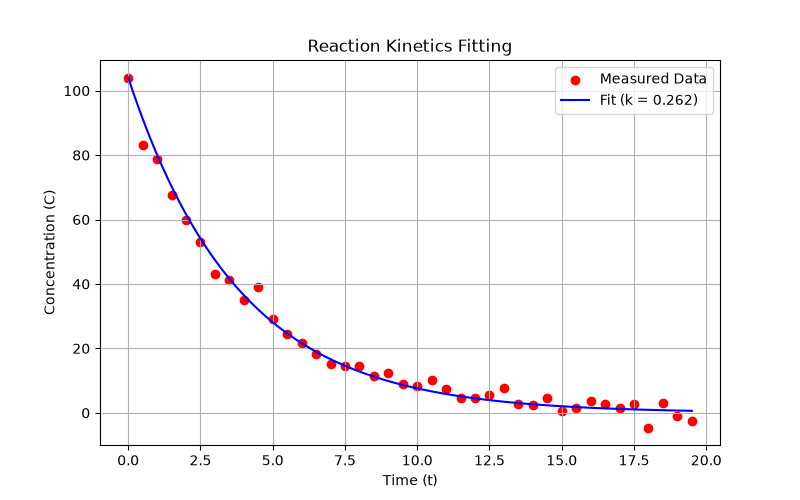

Source code (Python):
"""
PW2 Lab B Part 3 -- fit a reaction's rate constant to measured data.

A first-order reaction decays as  C(t) = C0 * exp(-k*t).  You have noisy
concentration-vs-time measurements; find the k that best matches them.
Complete the TODOs. Run:  python kinetics.py
"""
import numpy as np
import matplotlib.pyplot as plt
from scipy.optimize import minimize

data = np.loadtxt("kinetics.csv", delimiter=",", skiprows=1) 
t_data = data[:, 0]
C_data = data[:, 1]

C0 = C_data[0]

def error(k):
    C_model = C0 * np.exp(-k * t_data)
    return np.sum((C_data - C_model)**2)

res = minimize(error, x0=0.5, method="SLSQP", bounds=[(0, 5)])
k_fitted = res.x[0]

print(f"Fitted k :{k_fitted:.4f}")

plt.figure(figsize=(8, 5))
plt.scatter(t_data, C_data, color='red', label='Measured Data')
t_dense = np.linspace(min(t_data), max(t_data), 100)
plt.plot(t_dense, C0 * np.exp(-k_fitted * t_dense), label=f'Fit (k = {k_fitted:.3f})', color='blue')
plt.xlabel('Time (t)')
plt.ylabel('Concentration (C)')
plt.title('Reaction Kinetics Fitting')
plt.legend()
plt.grid(True)
plt.savefig('kinetics.png')
plt.show()
